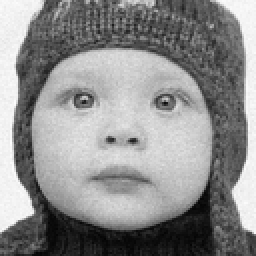
%> input picture img_noise/0001.png, 128 x 128 px, shrunk from 512 x 512 before the run (shown 2 times larger); its folder holds only this picture in this run
$ octave demo_GABF.m   (GNU Octave 9; MATLAB toolbox functions it lacks are replaced by stand-ins)
%> lines starting %> are read from the running program, lines starting %| are printed output that depends on the picture
### func_GABF.m
function Iout = func_GABF(Isrc, Rad, StdS, StdR)

[Hei,Wid] = size(Isrc);
iKg = zeros(1,2*Rad+1);
for i = 0 : 1 : Rad
    iKg(Rad+i+1) = exp(-(i^2)/2/(StdS^2));
    iKg(Rad-i+1) = exp(-(i^2)/2/(StdS^2));
end
iKs = iKg' * iKg;
iKr = zeros(1,256);
for i = 0 : 1 : 255
    iKr(i+1) = exp(-(i^2)/2/(StdR^2));
end

Ibuf = imrotate(Isrc,90);
Ibuf = func_GF(Ibuf, Wid, Hei, Rad, StdS);
Ibuf = imrotate(Ibuf,-90);
Ibuf = func_GF(Ibuf, Hei, Wid, Rad, StdS);

Iout = Ibuf;
for h = 1 : 1 : Hei
    for w = 1 : 1 : Wid
        SumUp = 0;
        SumDn = 0;
        for sh = -Rad : 1 : Rad
            i = min(max(h + sh, 1), Hei);
            for sw = -Rad : 1 : Rad
                j = min(max(w + sw, 1), Wid);
                PxlDif = abs(Ibuf(i,j) - Isrc(h,w));
                if sh == 0 && sw == 0
                    SumUp = SumUp + Isrc(h,w);
                    SumDn = SumDn + 1;
                else
                    SumUp = SumUp + Ibuf(i,j) * iKs(sh+Rad+1, sw+Rad+1) * iKr(PxlDif+1);
                    SumDn = SumDn + iKs(sh+Rad+1, sw+Rad+1) * iKr(PxlDif+1);
                end
            end
        end
        if SumDn < 0.001
            Iout(h,w) = Ibuf(h,w);
        else
            Iout(h,w) = round(SumUp / SumDn);
        end
    end
end

end

function Iout = func_GF(Isrc, Hei, Wid, Rad, StdG)

iKs = zeros(1,Rad+1);
for i = 0 : 1 : Rad
    iKs(i+1) = exp(-(i^2)/2/(StdG^2));
end

Iout = Isrc;
for h = 1 : 1 : Hei
    for w = 1 : 1 : Wid
        SumUp = 0;
        SumDn = 0;
        for sw = -Rad : 1 : Rad
            j = min(max(w + sw, 1), Wid);
            SumUp = SumUp + Isrc(h,j) * iKs(abs(sw)+1);
            SumDn = SumDn + iKs(abs(sw)+1);
        end
        Iout(h,w) = round(SumUp / SumDn);
    end
end

end

### demo_GABF.m
clear, clc;

imgRoot = './img_noise/';
imnames=dir([imgRoot '*' 'png']);
Rad = 15;
StdS = 30;
StdR = 10;

for img = 1 : length(imnames)
    strin = sprintf('./img_noise/%04d.png', img);
    Isrc = double(imread(strin));
%> Isrc: size 128x128 double; min 3, max 254, mean 141; mean of the top-left, top-right, bottom-left and bottom-right quarters 155.7, 138.8, 139, 130.4

    Iout = func_GABF(Isrc, Rad, StdS, StdR);
%> in func_GABF, `Ibuf = imrotate(Isrc,90);`:
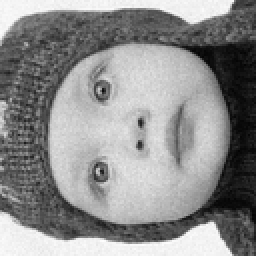
%> Ibuf: size 128x128 double (shown 2 times larger); min 3, max 254, mean 141; mean of the top-left, top-right, bottom-left and bottom-right quarters 138.8, 130.4, 155.7, 139
%> after the loop in func_GF, `for h = 1 : 1 : Hei`:
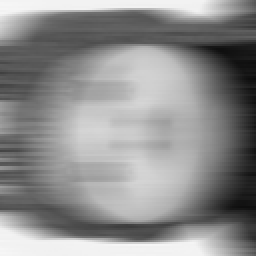
%> Iout: size 128x128 double (shown 2 times larger); min 12, max 246, mean 141.5
%> in func_GABF, `Ibuf = imrotate(Ibuf,-90);`:
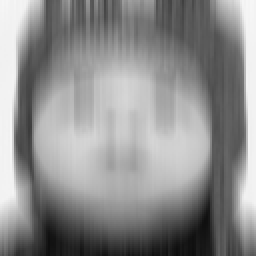
%> Ibuf: size 128x128 double (shown 2 times larger); min 12, max 246, mean 141.5; mean of the top-left, top-right, bottom-left and bottom-right quarters 156.3, 140.6, 138.9, 130.2
%> call 2 of func_GF, with Hei = 128, Wid = 128, Rad = 15, StdG = 30
%> after the loop in func_GF (call 2), `for h = 1 : 1 : Hei`:
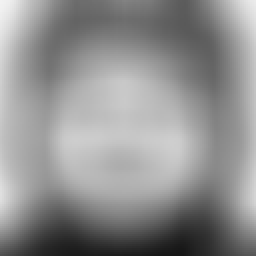
%> Iout: size 128x128 double (shown 2 times larger); min 22, max 242, mean 143.4
%> (the run ends here)
